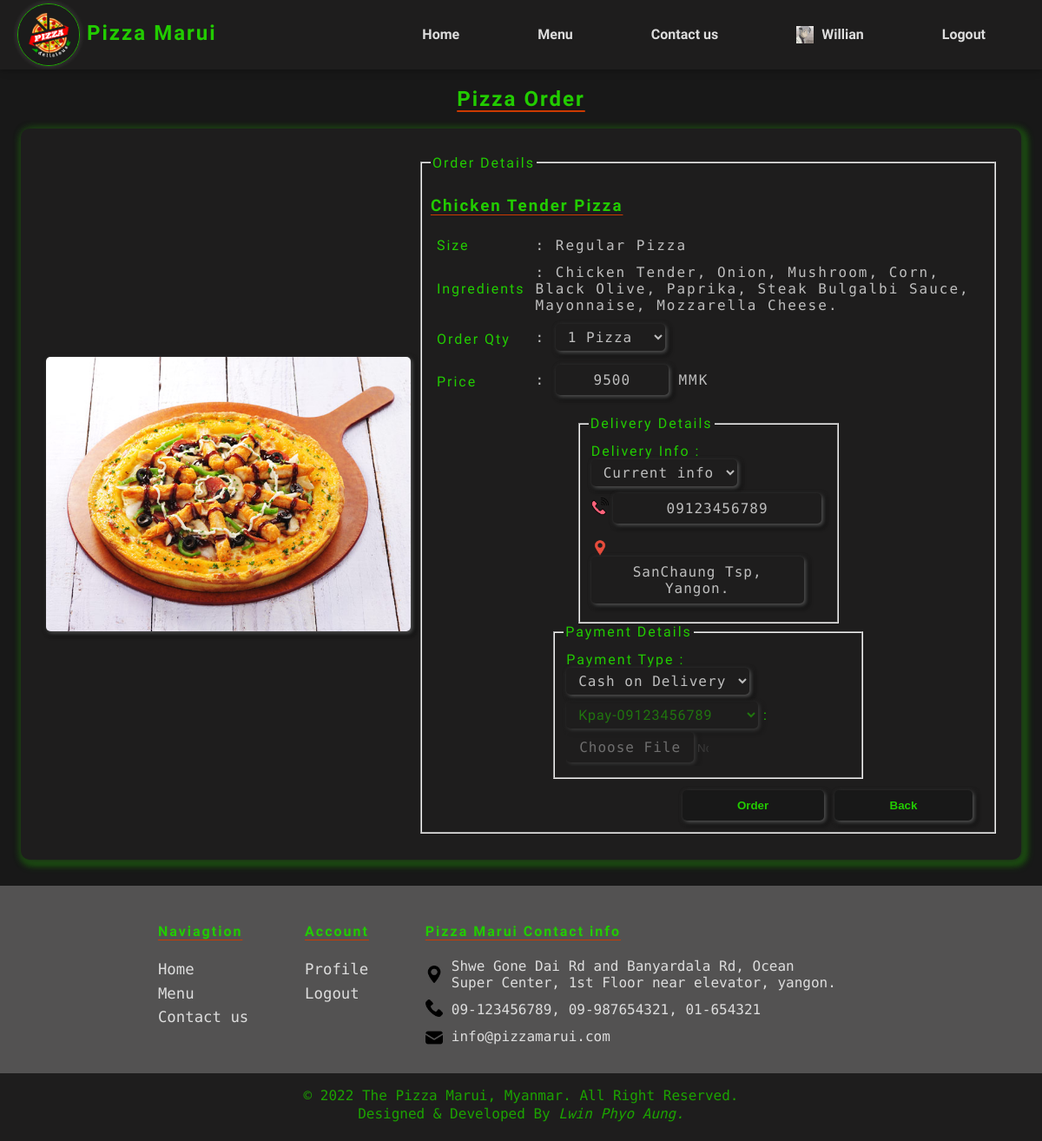
Page /order.php?pid=1 (signed in) on the committed database.
### tables this page shows
CREATE TABLE `pizza` (
  `PizzaID` int(11) NOT NULL,
  `PizzaName` varchar(50) NOT NULL,
  `UnitPrice` int(11) NOT NULL,
  `TotalQuantities` int(11) NOT NULL,
  `PizzaPicture` varchar(255) NOT NULL,
  `Ingredients` varchar(255) NOT NULL
);

### order.php (the view, shortened to what this page needs)
<?php
require('connection.php');
if (!isset($_REQUEST['pid']) && !isset($_POST['btnorder'])) {
    echo "<script>alert('No Pizza Selected! Please try again.')</script>";
    echo "<script>location='PizzaDisplay.php'</script>";
} else {
    $pizzaid = $_REQUEST['pid'];
    $pizzaquery = "SELECT * FROM pizza WHERE PizzaID = '$pizzaid'";
    $runpizzaquery = mysqli_query($connection, $pizzaquery);
    $pizza = mysqli_fetch_array($runpizzaquery);
}
?>
<!DOCTYPE html>
<html lang="en">
<head>
    <?php include('links.php') ?>
</head>
<body>
    <?php include('navibar.php'); ?>
    <section id="pizza-order">
        <h2>Pizza Order</h2>
        <form action="" method="POST" enctype="multipart/form-data" id="order-details">
            <img src="<?php echo $pizza['PizzaPicture'] ?>" alt="">
            <fieldset>
                <legend>Order Details</legend>
                <h3><?php echo $pizza['PizzaName']; ?></h3>
                <table id="pizzainfo">
                    <tr>
                        <td>Size</td>
                        <td class="content">Regular Pizza</td>
                    </tr>
                    <tr>
                        <td>Ingredients</td>
                        <td class="content"><?php echo $pizza['Ingredients']; ?></td>
                    </tr>
                    <tr>
                        <td>Order Qty</td>
                        <td class="content"><select name="qty" id="qty">
                                <?php
                                for ($i = 1; $i <= $pizza['TotalQuantities']; $i++) {
                                    echo '<option value="' . $i . '">' . $i . ' Pizza</option>';
                                }
                                ?>
                            </select>
                        </td>
                    </tr>
                    <tr>
                        <td>Price</td>
                        <td class="content"><input type="text" id="amt" name="amt" value="#" oninput="this.value = this.value.replace(/[^0-9.]/g, '').replace(/(\..*)\./g, '$1');" readonly> MMK</td>
                    </tr>
                </table>
                <table>
                    <tr>
                        <td id="deli-pay">
                            <fieldset id="deli">
                                <legend>Delivery Details</legend>
                                <table>
                                    <tr>
                                        <td>
                                            Delivery Info :
                                            <select name="delitype" id="delitype">
                                                <option value="current">Current info</option>
                                            </select>
                                        </td>
                                    </tr>
                                    <tr>
                                        <td><i class="phone_icon"></i><input type="text" id="phone" name="phone" placeholder="09-XXXXXXXXX" maxlength="11" value="" oninput="this.value = this.value.replace(/[^0-9.]/g, '').replace(/(\..*)\./g, '$1');" required></td>
                                    </tr>
                                    <tr>
                                        <td><i class="location_icon"></i><textarea name="address" id="address" placeholder="Street/City" col="20" row="10" required></textarea></td>
                                    </tr>
                                </table>
                            </fieldset>
                            <fieldset id="pay">
                                <legend>Payment Details</legend>
                                <table>
                                    <tr>
                                        <td>
                                            Payment Type :
                                            <select name="paytype" id="paytype">
                                                <option value="cod">Cash on Delivery</option>
                                            </select>
                                        </td>
                                    </tr>
                                    <tr>
                                        <td>
                                            <select name="online" id="online">
                                                <option value="Kpay-09123456789">Kpay-09123456789</option>
                                            </select> :
                                            <input type="file" name="screenshot" id="screenshot">
                                        </td>
                                    </tr>
                                </table>
                            </fieldset>
                        </td>
                    </tr>
                    <tr>
                        <td colspan="2"><input type="button" value="Back" onclick="location = history.back()"><input type="submit" name="btnorder" value="Order"></td>
                    </tr>
                </table>
            </fieldset>
        </form>
    </section>
    <?php include('footer.php'); ?>
</body>
</html>

### body.css (style rules this page uses)
body { margin: 0; padding-top: 80px; background-color: #181818; font-family: 'Ubuntu Mono', monospace; color: #dddddd; box-sizing: border-box; display: flex; flex-direction: column; flex: 0 0 auto; }
h1, h2, h3, h4, h5, h6 { display: block; font-family: 'Staatliches', cursive; letter-spacing: 2px; color: #22cc00; -webkit-text-decoration: #cd3a00 solid underline; text-decoration: #cd3a00 solid underline; -webkit-text-underline-position: under; text-underline-position: under; }
h2 { text-align: center; }
.location_icon { content: url('Image/maps-and-flags.png'); width: 20px; height: 20px; float: left; margin-top: 9px; clear: both; }
.phone_icon { content: url('Image/phone-call.png'); width: 20px; height: 20px; float: left; margin-top: -2px; clear: both; }
#pizza-order { width: 100%; padding: 0 2%; box-sizing: border-box; margin-bottom: 30px; }
#pizza-order #order-details { display: flex; justify-content: space-between; align-items: center; flex-wrap: wrap; padding: 30px 2%; background-color: #1e1d1d; border: 0; border-radius: 10px; box-shadow: 2px 2px 8px 1px #1e1d1d, 3px 3px 10px 2px #1b9602; box-sizing: border-box; }
#pizza-order #order-details img { min-width: 400px; max-width: 38%; border-radius: 5px; margin: auto; box-shadow: 2px 2px 5px 1px #4f4f4f, 3px 3px 5px 2px #000000; }
#pizza-order #order-details fieldset { min-width: 500px; max-width: 60%; padding: 10px; box-sizing: border-box; font-family: 'Staatliches', cursive; letter-spacing: 2px; color: #22cc00; margin: auto; }
#pizza-order #order-details table { width: 100%; }
#pizza-order #order-details #pizzainfo tr, #pizza-order #order-details #pizzainfo td { border: 0; padding: 5px; }
#pizza-order #order-details #pizzainfo .content { font-family: 'Ubuntu Mono', monospace; color: #bebebe; }
#pizza-order #order-details #pizzainfo .content::before { content: ": "; }
#pizza-order #order-details td#deli-pay { display: flex; justify-content: space-around; align-items: flex-start; flex-wrap: wrap; box-sizing: border-box; padding: 5px; margin: 5px; }
#pizza-order #order-details td#deli-pay fieldset#deli { min-width: 40%; max-width: 300px; }
#pizza-order #order-details td#deli-pay fieldset#pay { min-width: 350px; max-width: 58%; }
#pizza-order #order-details td#deli-pay table { width: 100%; }
#pizza-order #order-details select { font-family: 'Ubuntu Mono', monospace; font-size: 12pt; letter-spacing: 1px; padding: 5px 10px; margin-bottom: 4px; border: 0; border-radius: 5px; box-shadow: 2px 2px 5px 1px #4f4f4f, 3px 3px 5px 2px #000000; background-color: #1e1d1d; color: #bebebe; }
#pizza-order #order-details select:disabled, #pizza-order #order-details td#deli-pay fieldset#pay #paytype:disabled { opacity: 0.5; }
#pizza-order #order-details select#online, #pizza-order #order-details select#online>option { font-family: 'Staatliches', cursive; padding: 5px 15px 5px 10px; width: auto; color: #22cc00; }
#pizza-order #order-details input[type="text"], #pizza-order #order-details textarea, #pizza-order #order-details input[type="file"]::file-selector-button { font-family: 'Ubuntu Mono', monospace; font-size: 12pt; letter-spacing: 1px; padding: 8px 15px; margin-bottom: 4px; border: 0; border-radius: 5px; box-shadow: 2px 2px 5px 1px #4f4f4f, 3px 3px 5px 2px #000000; text-align: center; background-color: #1e1d1d; color: #bebebe; }
#pizza-order #order-details input[type="text"]#amt { width: auto; max-width: 100px; }
#pizza-order #order-details input[type="file"] { width: 50%; }
#pizza-order #order-details input[type="file"]:disabled { opacity: 0.5; }
#pizza-order #order-details #address { resize: none; }
#pizza-order #order-details .phone_icon { content: url('Image/phone.png'); width: 20px; height: 20px; float: left; margin-top: 5px; margin-right: 2%; clear: both; }
#pizza-order #order-details .location_icon { content: url('Image/location-pin.png'); width: 20px; height: 20px; float: left; margin-top: 10px; margin-right: 2%; clear: both; }
#pizza-order #order-details input[type="submit"], #pizza-order #order-details input[type="button"] { border: none; padding: 10px 10%; margin-right: 2%; border-radius: 5px; float: right; font-weight: bold; background-color: #181818; color: #22cc00; box-shadow: 2px 2px 5px 1px #4f4f4f, 3px 3px 5px 2px #000000; }

### rows in the picture
pizza: PizzaPicture (picture), PizzaName "Chicken Tender Pizza", Ingredients "Chicken Tender, Onion, Mushroom, Corn, Black Olive, Paprika, Steak Bulgalbi Sauce, Mayonnaise, Mozzarella Cheese."

### other values in the picture
$_SESSION["cname"] "Willian"
form field qty "1 Pizza"
